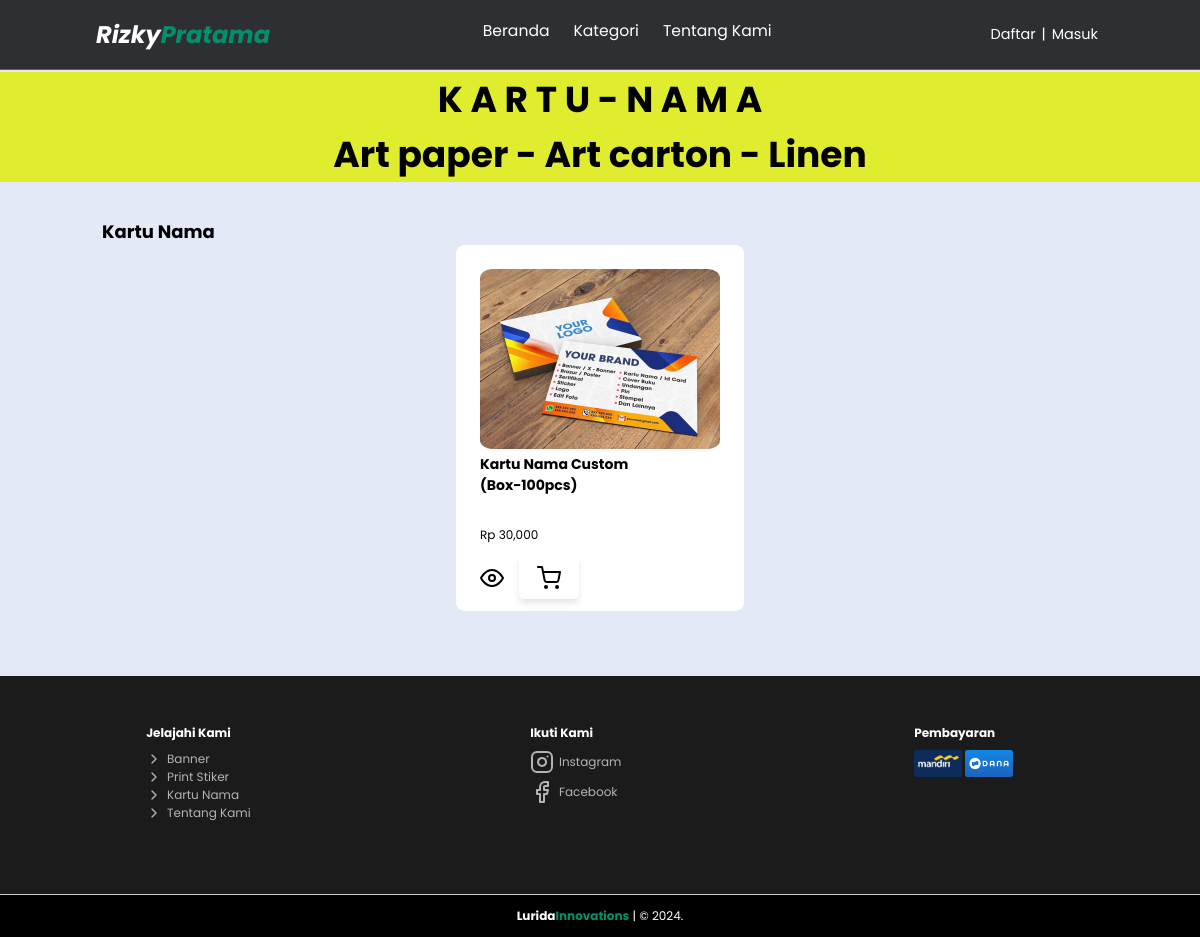
Page /kategori/kartunama.php on the committed database.
### tables this page shows
CREATE TABLE `produk` (
  `id` int(11) NOT NULL,
  `kategori` varchar(10) NOT NULL,
  `gambar` varchar(50) NOT NULL,
  `nama` varchar(50) NOT NULL,
  `harga` varchar(6) NOT NULL,
  `stok` varchar(3) NOT NULL,
  `dibeli` varchar(3) NOT NULL,
  `bahan` varchar(25) NOT NULL,
  `berat` varchar(4) NOT NULL,
  `model` varchar(40) NOT NULL,
  `deskripsi` varchar(255) NOT NULL
);

### kategori/kartunama.php (the view, shortened to what this page needs)
<!DOCTYPE html>
<html lang="en">
<head>
</head>
<body>
    <nav class="navbar">
        <a href="../index.php" class="navbar-logo">Rizky<span>Pratama</span></a>
        <div class="navbar-nav">
            <a href="../index.php">Beranda</a>
            <div class="dropdown">
                <a href="katalog.php">Kategori</a>
            </div>
            <a href="../tentang-kami.php">Tentang Kami</a>
        </div>
        <div class="navbar-extra">
            <a href="../signup.php" id="daftar" style="font-size: 1.2rem;">Daftar</a>
            <p href="#" id="batas" style="font-size: 1.2rem;">|</p>
            <a href="../login.php" id="login" style="font-size: 1.2rem;">Masuk</a>
        </div>
    </nav>
    <section class="produk">
        <div class="container">
            <h1>K A R T U - N A M A</h1>
            <h1>Art paper - Art carton - Linen </h1>
        </div>
        <div class="title">
            <h2>Kartu Nama</h2>
        </div>
        <div class="produk-item">
            <?php
            include("../php/config.php");
            $result = mysqli_query($con, "SELECT * FROM produk WHERE kategori = 'kartunama'");
            while ($row = mysqli_fetch_assoc($result)):
                ?>
                <div class="produk-card">
                    <img src="../admin/asset/img/produk/<?= $row['gambar'] ?>" alt="Image">
                    <h3 class="produk-card-title">
                        <?= $row['nama'] ?>
                    </h3>
                    <p class="produk-card-price">Rp
                        <?= number_format($row['harga']) ?>
                    </p>
                    <form class="add-to-cart-form" method="post" action="">
                        <a href="../detail/detail-produk.php?id=<?= $row['id'] ?>" id="detail"><i
                                data-feather="eye"></i></a>
                        <button type="submit" name="shopping-cart" class="shopping-cart-button"
                            style="background: none; border: none; color:#000; cursor:pointer;"
                            onmouseover="this.style.color='#028f6c';" onmouseout="this.style.color='#000';">
                            <i data-feather="shopping-cart"></i>
                        </button>
                    </form>
                </div>
            <?php endwhile; ?>
        </div>
    </section>
    <footer>
        <div class="footer" id="footer">
            <div class="footer-content">
                <div class="jelajah">
                    <h4>Jelajahi Kami</h4>
                    <div class="tentang">
                        <a href="banner.php"><i data-feather="chevron-right" width="16" height="16"></i> Banner</a>
                        <a href="stiker.php"><i data-feather="chevron-right" width="16" height="16"></i> Print
                            Stiker</a>
                        <a href="kartunama.php"><i data-feather="chevron-right" width="16" height="16"></i>
                            Kartu Nama</a>
                        <a href="../tentang-kami.php"><i data-feather="chevron-right" width="16" height="16"></i>
                            Tentang Kami</a>
                    </div>
                </div>
                <div class="social-media">
                    <h4>Ikuti Kami</h4>
                    <div class="ig"><a href="https://www.instagram.com/gadgetarn?igsh=N3p3ZzJhcGlkNndm"><i
                                data-feather="instagram"></i> Instagram</a></div>
                    <div class="fb"><a href="https://www.facebook.com/profile.php?id=61563441818623&mibextid=ZbWKwL"><i
                                data-feather="facebook"></i> Facebook</a></div>
                </div>
                <div class="pembayaran">
                    <h4>Pembayaran</h4>
                    <img src="../asset/img/pembayaran/Mandiri.jpeg" alt="Mandiri" class="mandiri">
                    <img src="../asset/img/pembayaran/Dana.jpeg" alt="Dana" class="dana">
                </div>
            </div>
        </div>
        <div class="credit">
            <p><a href="">Lurida<span>Innovations</span></a> | &copy; 2024.</p>
        </div>
    </footer>
</body>
</html>

### rows in the picture
produk: gambar (picture), nama "Kartu Nama Custom (Box-100pcs)", harga "30,000"
